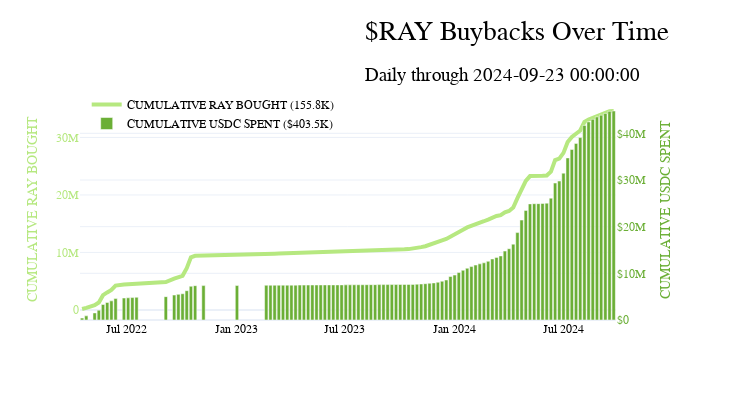

Write notebook code for a chart like this one.
### Code cell
cm = ChartMaker(shuffle_colors=True)
cm.build(
    df = test_df1,
    axes_data=dict(y1=['cumulative_ray_bought'],
                    y2=['cumulative_usdc_spent']),
    title='$RAY Buybacks Over Time',
    chart_type={'y1':'line','y2':'bar'},
    options = {'margin':dict(t=100),'annotations':True,
                'tickprefix':{'y2':'$'},'auto_title':True,
                'show_legend':True,'legend_placement':{'x':0.01,'y':1.05}},
)
cm.add_title(
    title='$RAY Buybacks Over Time',
    subtitle=f'Daily through {test_df1.index.max()}',
    x=0.5,
    y=0.9
)
cm.add_annotations()
cm.show_fig()
cm.save_fig(save_directory='img')
